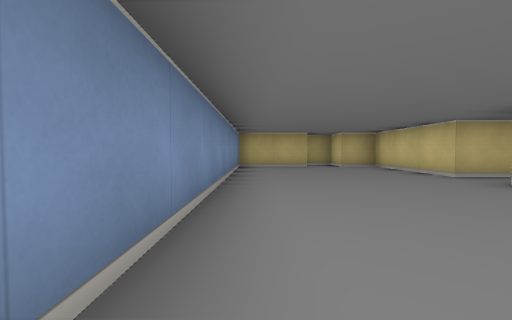
View 1 (above)

19 first-person views from a walk through a cub3D ray-caster map. The camera is about half as high as the walls, tilts 2° down and sees 90° across. The floor is counted in squares. Each view is taken from the middle of a square. On the plan, view 1 faces up. The plan holds only what a view shows up to about 9 squares ahead; the rest is blank.

View 2
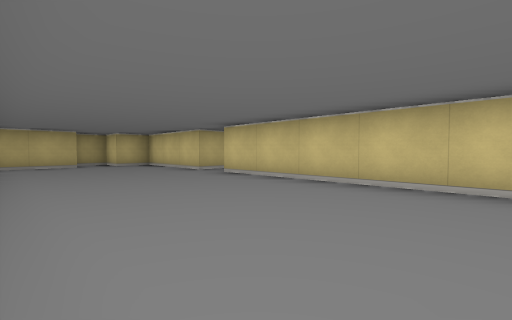

View 3
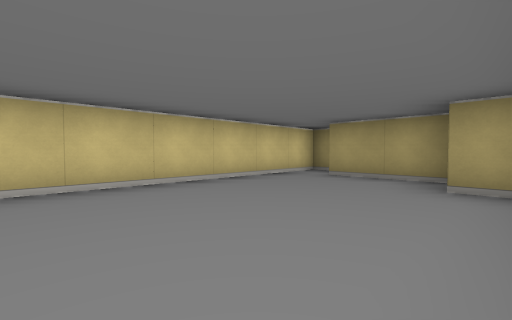

View 4
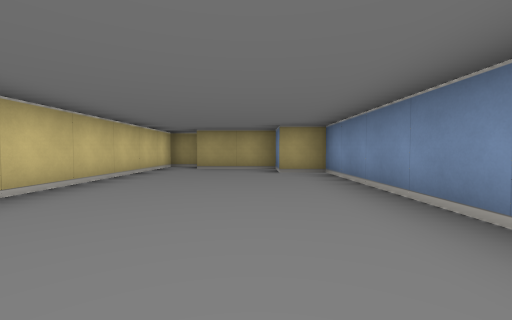

View 5
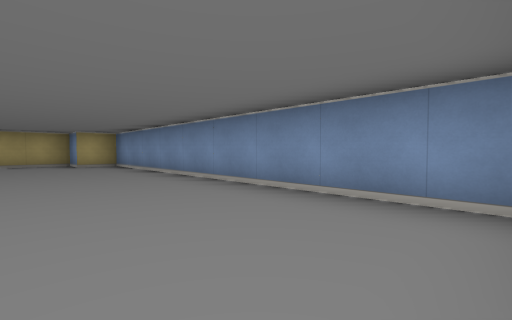

View 6
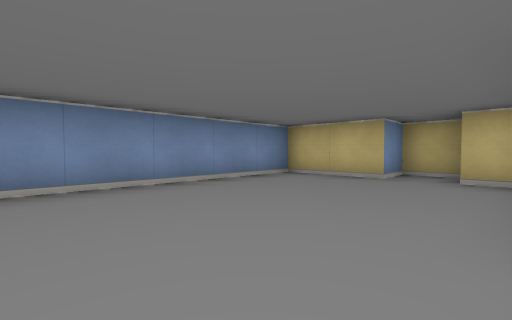

View 7
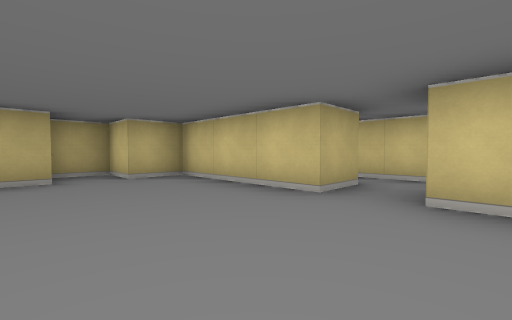

View 8
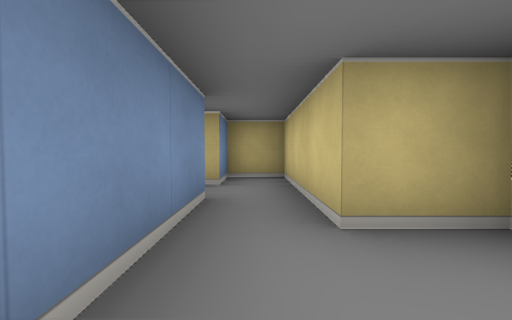

View 9
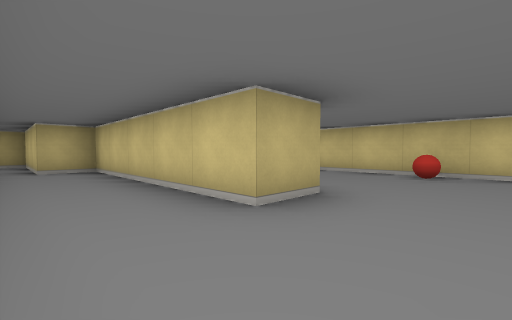

View 10
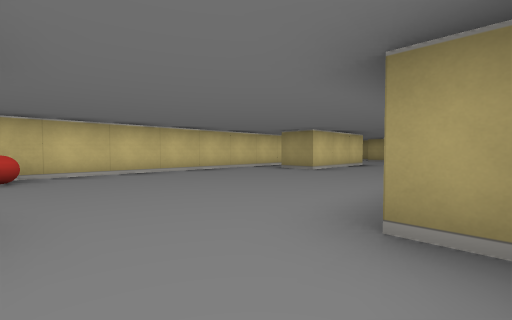

View 11
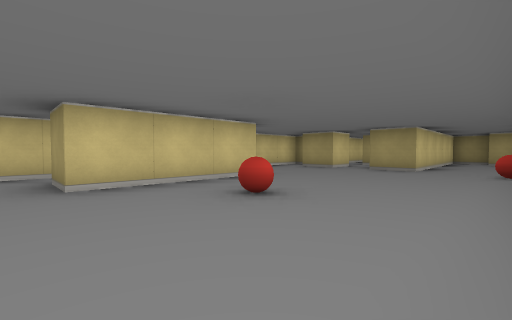

View 12
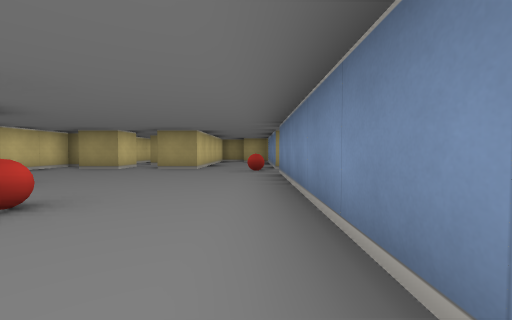

View 13
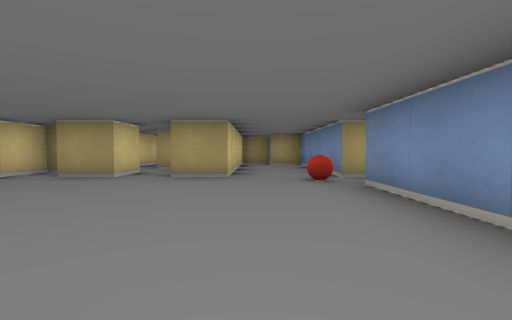

View 14
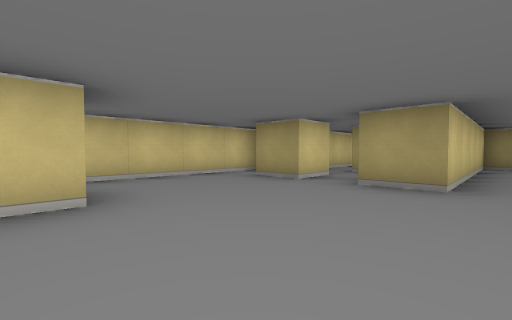

View 15
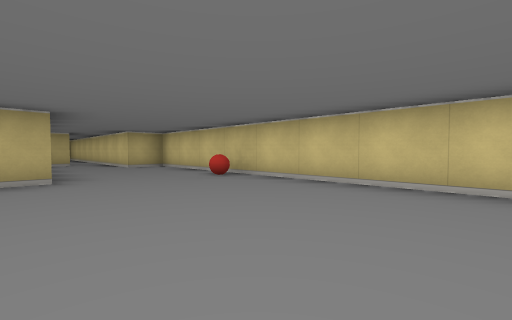

View 16
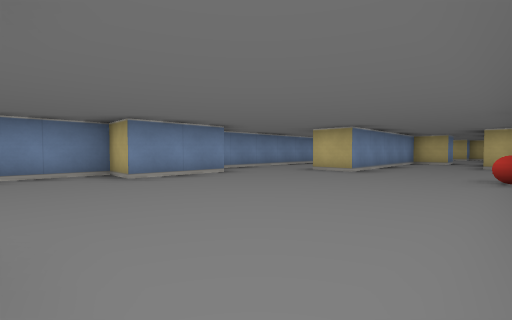

View 17
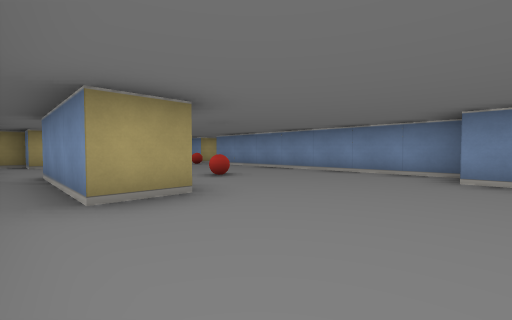

View 18
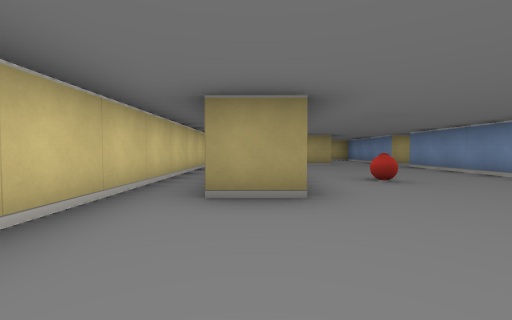

View 19
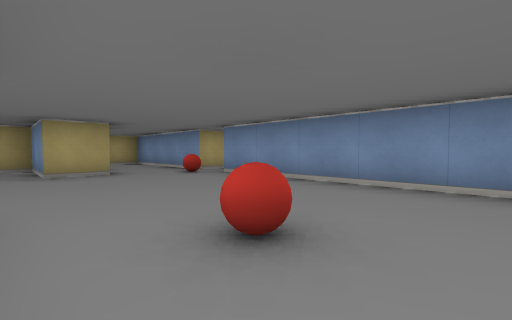

### Floor plan
Ten units are one square. View 1 is at (0, 0); x grows to the right and y downward. Boxes are objects, and circles mark ways between rooms. Rooms are numbered by the first view taken in them; rooms with no view inside come last. Other rooms are left out.
<svg viewBox="-10 -90 120 290">
<path fill="none" stroke="#000" d="M35 -45 35 -75 25 -75 25 -85 15 -85 15 -75 -5 -75 -5 15 5 15 5 25 25 25M26 35 35 35 35 -35M49 45 55 45 55 65 45 65 45 135M85 116 85 85 95 85 95 115M45 8 45 38M45 145 45 185 55 185M85 156 85 145 95 145 95 155 105 155 105 -5 95 -5 95 -32M85 -25 75 -25 75 25 65 25 65 -25 55 -25 55 -55 45 -55 45 -45 35 -45M45 -35 45 -14M55 195 65 195 65 145 75 145 75 165 85 165"/>
<rect x="45" y="135" width="10" height="10" fill="#bbb"><title>ball</title></rect>
<rect x="65" y="95" width="10" height="10" fill="#bbb"><title>ball</title></rect>
<rect x="95" y="25" width="10" height="10" fill="#bbb"><title>ball</title></rect>
<circle cx="40" cy="-40" r="3" fill="#2a7"/>
<text x="20" y="-30">1</text>
<text x="70" y="70">2</text>
</svg>
Room 1 opens to room 2.

Where each view was taken, in squares from view 1:
view 1: 0 up, 0 right, facing up
view 2: 1 down, 0 right, facing up-right
view 3: 2 up, 0 right, facing down-right
view 4: 4 up, 1 right, facing down
view 5: 7 up, 2 right, facing down-left
view 6: 3 up, 3 right, facing up-left
view 7: 3 up, 1 right, facing up-right
view 8: 1 up, 5 right, facing up
view 9: 4 down, 5 right, facing up-right
view 10: 3 down, 5 right, facing down-right
view 11: 8 down, 5 right, facing down-right
view 12: 8 down, 5 right, facing down
view 13: 10 down, 6 right, facing down
view 14: 11 down, 6 right, facing down-right
view 15: 7 down, 7 right, facing up-right
view 16: 8 down, 10 right, facing up-left
view 17: 6 down, 10 right, facing down-left
view 18: 6 down, 9 right, facing down
view 19: 9 down, 8 right, facing down-left
